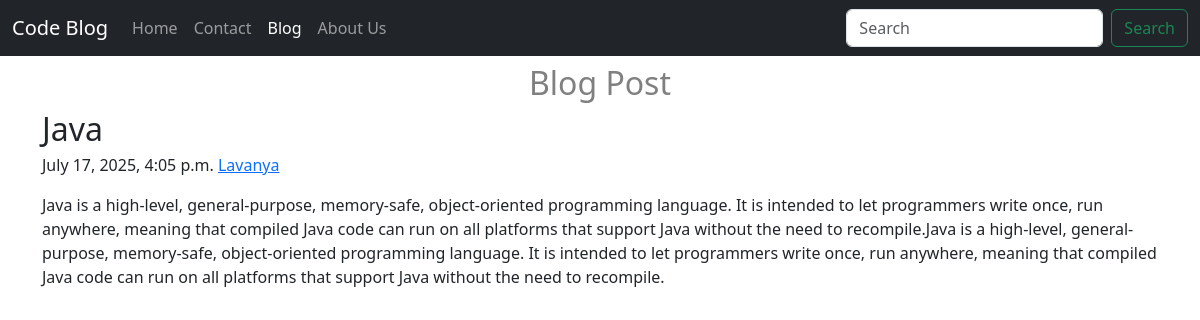
Screenshot of /blog/java.blog with the database file from the repository.
### blog/models.py (models this page shows, shortened)
class Post(models.Model):
    sno = models.AutoField(primary_key=True)
    title = models.CharField(max_length=50)
    author = models.CharField(max_length=15)
    slug = models.CharField(max_length=50)
    content = models.TextField()
    timeStamp = models.DateTimeField(blank=True)

### blog/views.py (the view)
# urls.py: path('<str:slug>', views.blogpost, name='blogpost'),
def blogpost(request, slug):
   post = Post.objects.filter(slug = slug).first()
   context = {'post': post}
   return render(request , 'blog/blogpost.html',context)

### templates/blog/blogpost.html (shortened to what this page needs)
{% extends 'home/base.html'%}
{%block name%}
    <h2 class="text-center" style="color:grey">Blog Post</h2>
{% endblock %}
{% block blogactive %}
    active
{% endblock %}
{%block body%}
    <article class="container">
  <h2 class="blog-post-title mb-1">{{post.title}}</h2>
  <p class="blog-post-meta">{{post.timeStamp}} <a href="/about">{{post.author}}</a></p>
  <p>{{post.content}}</p>
</article>
{% endblock %}

### rows the page displays
Post: title "Java", timeStamp "July 17, 2025, 4:05 p.m.", author "Lavanya", content "Java is a high-level, general-purpose, memory-safe, object-oriented programming language. It is intended to let programmers write once, run anywhere, meaning that compiled Java code can run on all platforms that support Java without the need to recompile.Java is a high-level, general-purpose, memory-safe, object-oriented programming language. It is intended to let programmers write once, run anywhere, meaning that compiled Java code can run on all platforms that support Java without the need to recompile."
